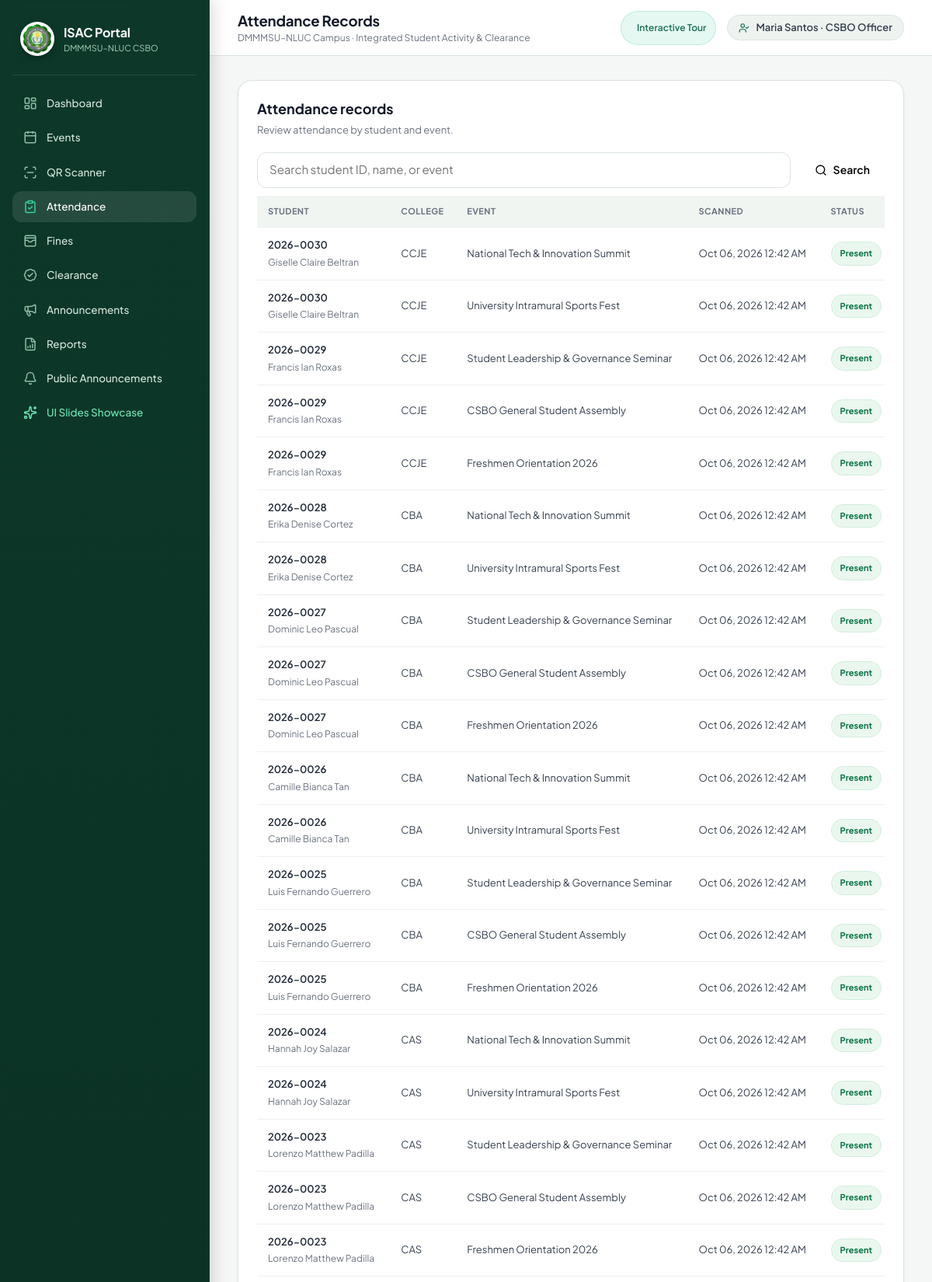
The app's page /officer/attendance/ (signed in, upper part) with its own data.
### portal/models.py (models this page shows, shortened)
class Profile(models.Model):
    ROLE_CHOICES = [("student","Student"),("officer","CSBO Officer"),("admin","Administrator")]
    user = models.OneToOneField(User, on_delete=models.CASCADE, related_name="profile")
    role = models.CharField(max_length=20, choices=ROLE_CHOICES, default="student")
    requested_role = models.CharField(max_length=20, choices=ROLE_CHOICES, blank=True, default="")
    student_no = models.CharField(max_length=30, unique=True, null=True, blank=True)
    first_name = models.CharField(max_length=80, blank=True)
    middle_name = models.CharField(max_length=80, blank=True)
    last_name = models.CharField(max_length=80, blank=True)
    college = models.ForeignKey(College, on_delete=models.SET_NULL, null=True, blank=True)
    program = models.ForeignKey(Program, on_delete=models.SET_NULL, null=True, blank=True)
    year_level = models.PositiveSmallIntegerField(default=1)
    photo = models.ImageField(upload_to="students/", blank=True, null=True)
    qr_token = models.UUIDField(default=uuid.uuid4, unique=True, editable=False)
    position = models.CharField(max_length=100, blank=True)
    def full_name(self):
        parts = [self.first_name, self.middle_name, self.last_name]
        name = " ".join([p for p in parts if p]).strip()
        return name or self.user.get_full_name() or self.user.username

class AttendanceRecord(models.Model):
    STATUS = [("present","Present"),("absent","Absent"),("excused","Excused"),("corrected","Corrected")]
    event = models.ForeignKey(Event, on_delete=models.CASCADE, related_name="attendance")
    student = models.ForeignKey(Profile, on_delete=models.CASCADE, related_name="attendance")
    scanned_by = models.ForeignKey(User, on_delete=models.PROTECT, related_name="scans")
    scanned_at = models.DateTimeField(auto_now_add=True)
    status = models.CharField(max_length=20, choices=STATUS, default="present")
    class Meta:
        constraints = [models.UniqueConstraint(fields=["event","student"], name="unique_event_student")]
        indexes = [models.Index(fields=["event","scanned_at"]), models.Index(fields=["student","scanned_at"])]

class College(models.Model):
    code = models.CharField(max_length=20, unique=True)
    name = models.CharField(max_length=150)

class Event(models.Model):
    STATUS = [("upcoming","Upcoming"),("ongoing","Ongoing"),("completed","Completed"),("cancelled","Cancelled")]
    title = models.CharField(max_length=180)
    description = models.TextField(blank=True)
    venue = models.CharField(max_length=180)
    event_date = models.DateField()
    start_time = models.TimeField()
    end_time = models.TimeField()
    points = models.PositiveIntegerField(default=1)
    status = models.CharField(max_length=20, choices=STATUS, default="upcoming")
    created_by = models.ForeignKey(User, on_delete=models.PROTECT, related_name="created_events")
    created_at = models.DateTimeField(auto_now_add=True)

### portal/views.py (the view)
        def wrapped(request, *args, **kwargs):
            if not request.user.is_authenticated: return redirect("login")
            role = getattr(getattr(request.user, "profile", None), "role", None)
            if role not in roles:
                messages.error(request, "You do not have permission to access this page.")
                return redirect("dashboard")
            return view(request, *args, **kwargs)

### portal/views.py (called while the page is built)
def role_required(*roles):
    def deco(view):
        def wrapped(request, *args, **kwargs):
            if not request.user.is_authenticated: return redirect("login")
            role = getattr(getattr(request.user, "profile", None), "role", None)
            if role not in roles:
                messages.error(request, "You do not have permission to access this page.")
                return redirect("dashboard")
            return view(request, *args, **kwargs)
        return wrapped
    return deco

def current_profile(request):
    return getattr(request.user, "profile", None)

@role_required("officer","admin")
def attendance_records(request):
    qs=AttendanceRecord.objects.select_related("student","student__college","event").order_by("-scanned_at")
    q=request.GET.get("q","").strip()
    if q: qs=qs.filter(Q(student__student_no__icontains=q)|Q(student__first_name__icontains=q)|Q(student__last_name__icontains=q)|Q(event__title__icontains=q))
    profile = current_profile(request)
    return render(request,"portal/attendance.html",{"records":qs[:300],"q":q,"can_manage_attendance":bool(profile and profile.role == "admin")})

### templates/portal/attendance.html (shortened to what this page needs)
{% extends "base.html" %}
{% block page_title %}Attendance Records{% endblock %}
{% block content %}
<section class="card attendance-card">
  <div class="attendance-heading">
    <div>
      <h2>Attendance records</h2>
      <p>Review attendance by student and event.</p>
    </div>
  </div>
  <form class="attendance-search" method="get">
    <input id="attendance-search" name="q" value="{{ q }}" placeholder="Search student ID, name, or event">
    <button class="btn" type="submit"><i data-lucide="search" aria-hidden="true"></i>Search</button>
  </form>
  <div class="table-wrap attendance-table-wrap">
    <table class="attendance-table">
      <thead><tr><th>Student</th><th>College</th><th>Event</th><th>Scanned</th><th>Status</th>{% if can_manage_attendance %}<th>Actions</th>{% endif %}</tr></thead>
      <tbody>
        {% for r in records %}
          <tr>
            <td><strong>{{ r.student.student_no }}</strong><small>{{ r.student.full_name }}</small></td>
            <td>{{ r.student.college.code|default:"—" }}</td>
            <td>{{ r.event.title }}</td>
            <td>{{ r.scanned_at|date:"M d, Y g:i A" }}</td>
            <td><span class="attendance-status {{ r.status }}">{{ r.get_status_display }}</span></td>
          </tr>
        {% empty %}
          <tr><td colspan="{% if can_manage_attendance %}6{% else %}5{% endif %}" class="attendance-empty">No attendance records found.</td></tr>
        {% endfor %}
      </tbody>
    </table>
  </div>
</section>
{% endblock %}

### templates/base.html (shortened to what this page needs)
{% load static %}
<!doctype html>
<html lang="en" data-theme="light">
<head>
  <link rel="stylesheet" href="{% static 'css/app.css' %}?v=20261007-17">
</head>
<body>
  <div class="app-shell">
    <aside class="sidebar" id="sidebar" aria-label="Main navigation">
      <div class="brand">
        <img src="{% static 'img/csbo-logo.png' %}" alt="CSBO logo">
        <div>
          <b>ISAC Portal</b>
          <small>DMMMSU–NLUC CSBO</small>
        </div>
      </div>
      <nav>
        <a href="{% url 'dashboard' %}" class="{% if request.resolver_match.url_name == 'dashboard' or request.resolver_match.url_name == 'student_dashboard' or request.resolver_match.url_name == 'officer_dashboard' %}active{% endif %}">
          <i data-lucide="layout-dashboard"></i>Dashboard
        </a>
        {% if user.profile.role == 'student' %}
          <a href="{% url 'digital_id' %}" class="{% if request.resolver_match.url_name == 'digital_id' %}active{% endif %}">
            <i data-lucide="id-card"></i>Digital ID
          </a>
          <a href="{% url 'event_calendar' %}" class="{% if request.resolver_match.url_name == 'event_calendar' %}active{% endif %}">
            <i data-lucide="calendar-days"></i>Event Calendar
          </a>
          <a href="{% url 'my_activities' %}" class="{% if request.resolver_match.url_name == 'my_activities' %}active{% endif %}">
            <i data-lucide="activity"></i>My Activities
          </a>
          <a href="{% url 'clearance' %}" class="{% if request.resolver_match.url_name == 'clearance' %}active{% endif %}">
            <i data-lucide="badge-check"></i>Clearance
          </a>
        {% else %}
          <a href="{% url 'events_manage' %}" class="{% if 'event' in request.resolver_match.url_name %}active{% endif %}">
            <i data-lucide="calendar"></i>Events
          </a>
          <a href="{% url 'scanner' %}" class="{% if request.resolver_match.url_name == 'scanner' %}active{% endif %}">
            <i data-lucide="scan-line"></i>QR Scanner
          </a>
          <a href="{% url 'attendance_records' %}" class="{% if request.resolver_match.url_name == 'attendance_records' %}active{% endif %}">
            <i data-lucide="clipboard-check"></i>Attendance
          </a>
          <a href="{% url 'fines' %}" class="{% if 'fine' in request.resolver_match.url_name %}active{% endif %}">
            <i data-lucide="wallet-cards"></i>Fines
          </a>
          <a href="{% url 'clearance_manage' %}" class="{% if 'clearance' in request.resolver_match.url_name %}active{% endif %}">
            <i data-lucide="badge-check"></i>Clearance
          </a>
          <a href="{% url 'announcement_manage' %}" class="{% if 'announcement_manage' in request.resolver_match.url_name %}active{% endif %}">
            <i data-lucide="megaphone"></i>Announcements
          </a>
          <a href="{% url 'reports' %}" class="{% if 'report' in request.resolver_match.url_name %}active{% endif %}">
            <i data-lucide="file-bar-chart"></i>Reports
          </a>
        {% endif %}
        <a href="{% url 'announcements' %}" class="{% if request.resolver_match.url_name == 'announcements' %}active{% endif %}">
          <i data-lucide="bell"></i>Public Announcements
        </a>
        <a href="{% url 'showcase' %}" class="{% if request.resolver_match.url_name == 'showcase' %}active{% endif %}" style="color: #6ee7b7;">
          <i data-lucide="sparkles" style="color: #6ee7b7;"></i>UI Slides Showcase
        </a>
      </nav>
    </aside>
    <main class="main" id="main-content" tabindex="-1">
      <header class="topbar">
        <div class="topbar-left">
          <div>
            <h1>{% block page_title %}Dashboard{% endblock %}</h1>
            <span class="crumb">DMMMSU–NLUC Campus · Integrated Student Activity & Clearance</span>
          </div>
        </div>
        <div class="top-actions">
          <a href="{% url 'showcase' %}" class="btn" style="background: rgba(16, 185, 129, 0.1); color: var(--emerald-600); border: 1px solid rgba(16, 185, 129, 0.2); padding: 6px 12px; font-size: 12px; border-radius: 999px;">
             Interactive Tour
          </a>
          <span class="user-chip">
            <i data-lucide="user-check" style="width:14px; height:14px; color:var(--emerald-600);"></i>
            {{ user.get_full_name|default:user.username }} · {{ user.profile.get_role_display|default:"Student" }}
          </span>
        </div>
      </header>
      <div class="content">
        {% block content %}{% endblock %}
      </div>
    </main>
  </div>
</body>
</html>

### records on screen
AttendanceRecord: student.student_no "2026-0030", student.full_name "Giselle Claire Beltran", student.college.code "CCJE", event "National Tech & Innovation Summit", scanned_at "Oct 06, 2026 12:42 AM", status "Present"
AttendanceRecord: student.student_no "2026-0030", student.full_name "Giselle Claire Beltran", student.college.code "CCJE", event "University Intramural Sports Fest", scanned_at "Oct 06, 2026 12:42 AM", status "Present"
AttendanceRecord: student.student_no "2026-0029", student.full_name "Francis Ian Roxas", student.college.code "CCJE", event "Student Leadership & Governance Seminar", scanned_at "Oct 06, 2026 12:42 AM", status "Present"
AttendanceRecord: student.student_no "2026-0029", student.full_name "Francis Ian Roxas", student.college.code "CCJE", event "CSBO General Student Assembly", scanned_at "Oct 06, 2026 12:42 AM", status "Present"
AttendanceRecord: student.student_no "2026-0029", student.full_name "Francis Ian Roxas", student.college.code "CCJE", event "Freshmen Orientation 2026", scanned_at "Oct 06, 2026 12:42 AM", status "Present"
AttendanceRecord: student.student_no "2026-0028", student.full_name "Erika Denise Cortez", student.college.code "CBA", event "National Tech & Innovation Summit", scanned_at "Oct 06, 2026 12:42 AM", status "Present"
AttendanceRecord: student.student_no "2026-0028", student.full_name "Erika Denise Cortez", student.college.code "CBA", event "University Intramural Sports Fest", scanned_at "Oct 06, 2026 12:42 AM", status "Present"
AttendanceRecord: student.student_no "2026-0027", student.full_name "Dominic Leo Pascual", student.college.code "CBA", event "Student Leadership & Governance Seminar", scanned_at "Oct 06, 2026 12:42 AM", status "Present"
AttendanceRecord: student.student_no "2026-0027", student.full_name "Dominic Leo Pascual", student.college.code "CBA", event "CSBO General Student Assembly", scanned_at "Oct 06, 2026 12:42 AM", status "Present"
AttendanceRecord: student.student_no "2026-0027", student.full_name "Dominic Leo Pascual", student.college.code "CBA", event "Freshmen Orientation 2026", scanned_at "Oct 06, 2026 12:42 AM", status "Present"
AttendanceRecord: student.student_no "2026-0026", student.full_name "Camille Bianca Tan", student.college.code "CBA", event "National Tech & Innovation Summit", scanned_at "Oct 06, 2026 12:42 AM", status "Present"
AttendanceRecord: student.student_no "2026-0026", student.full_name "Camille Bianca Tan", student.college.code "CBA", event "University Intramural Sports Fest", scanned_at "Oct 06, 2026 12:42 AM", status "Present"
AttendanceRecord: student.student_no "2026-0025", student.full_name "Luis Fernando Guerrero", student.college.code "CBA", event "Student Leadership & Governance Seminar", scanned_at "Oct 06, 2026 12:42 AM", status "Present"
AttendanceRecord: student.student_no "2026-0025", student.full_name "Luis Fernando Guerrero", student.college.code "CBA", event "CSBO General Student Assembly", scanned_at "Oct 06, 2026 12:42 AM", status "Present"
AttendanceRecord: student.student_no "2026-0025", student.full_name "Luis Fernando Guerrero", student.college.code "CBA", event "Freshmen Orientation 2026", scanned_at "Oct 06, 2026 12:42 AM", status "Present"
AttendanceRecord: student.student_no "2026-0024", student.full_name "Hannah Joy Salazar", student.college.code "CAS", event "National Tech & Innovation Summit", scanned_at "Oct 06, 2026 12:42 AM", status "Present"
AttendanceRecord: student.student_no "2026-0024", student.full_name "Hannah Joy Salazar", student.college.code "CAS", event "University Intramural Sports Fest", scanned_at "Oct 06, 2026 12:42 AM", status "Present"
AttendanceRecord: student.student_no "2026-0023", student.full_name "Lorenzo Matthew Padilla", student.college.code "CAS", event "Student Leadership & Governance Seminar", scanned_at "Oct 06, 2026 12:42 AM", status "Present"
AttendanceRecord: student.student_no "2026-0023", student.full_name "Lorenzo Matthew Padilla", student.college.code "CAS", event "CSBO General Student Assembly", scanned_at "Oct 06, 2026 12:42 AM", status "Present"
AttendanceRecord: student.student_no "2026-0023", student.full_name "Lorenzo Matthew Padilla", student.college.code "CAS", event "Freshmen Orientation 2026", scanned_at "Oct 06, 2026 12:42 AM", status "Present"

### other values on screen
{{ user.get_full_name|default:user.username }} "Maria Santos"
{{ user.profile.get_role_display|default:"Student" }} "CSBO Officer"
